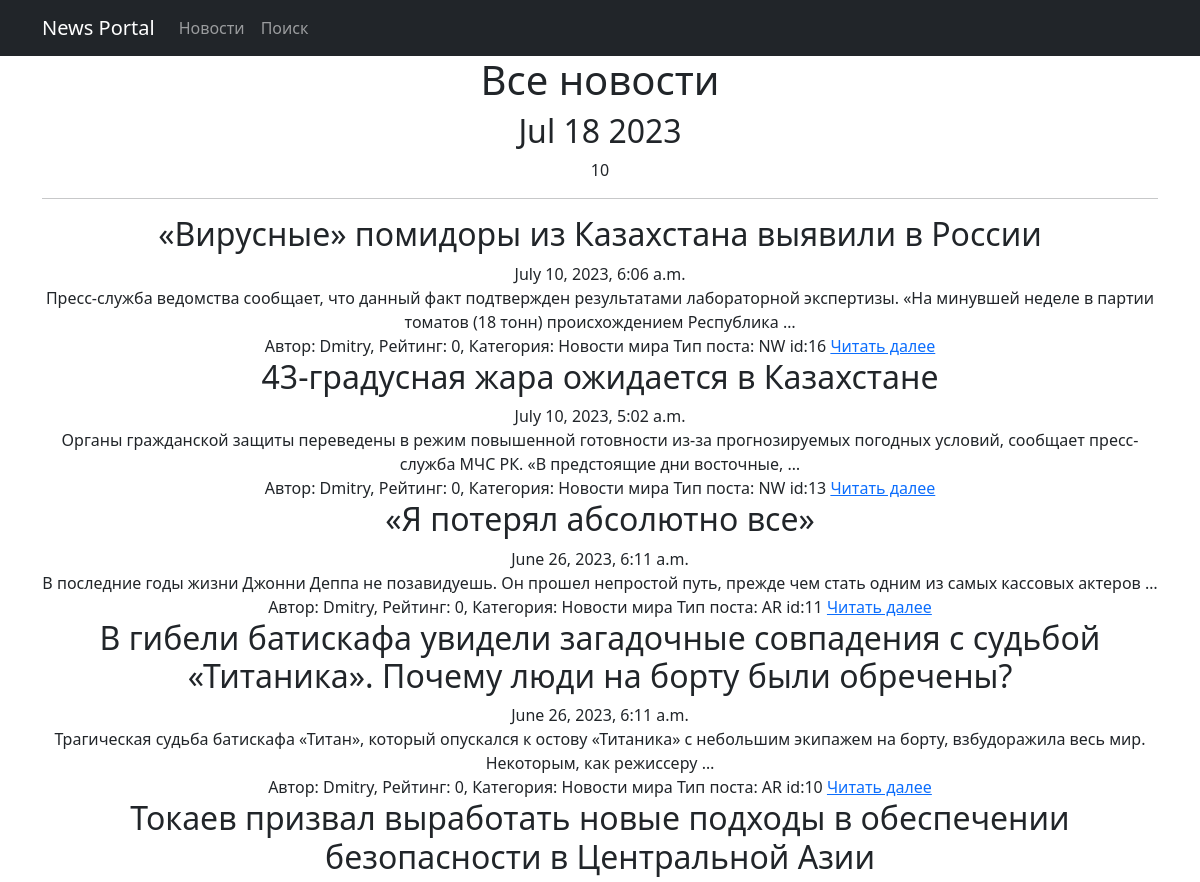
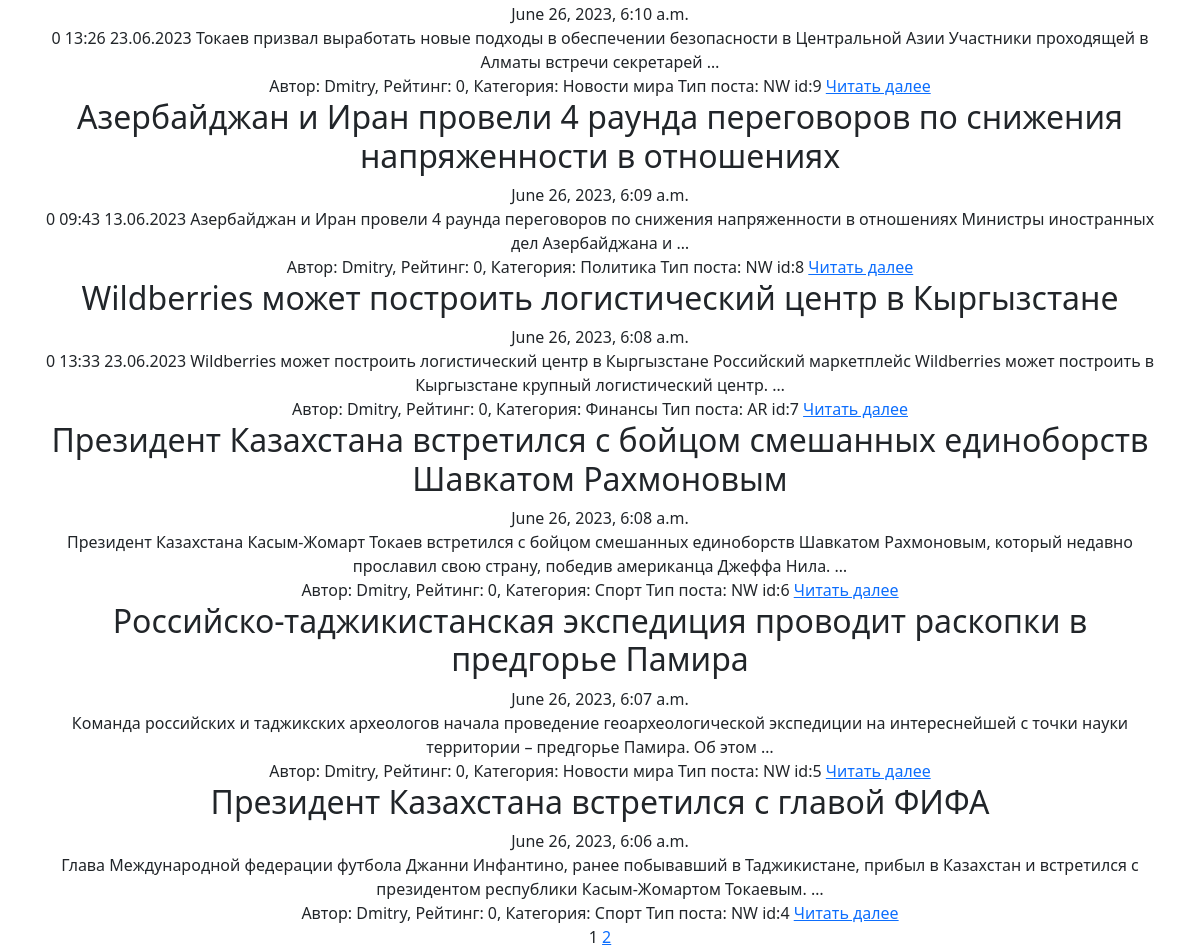
/posts/, run on an earlier commit of the app's database (2 pictures, top to bottom).
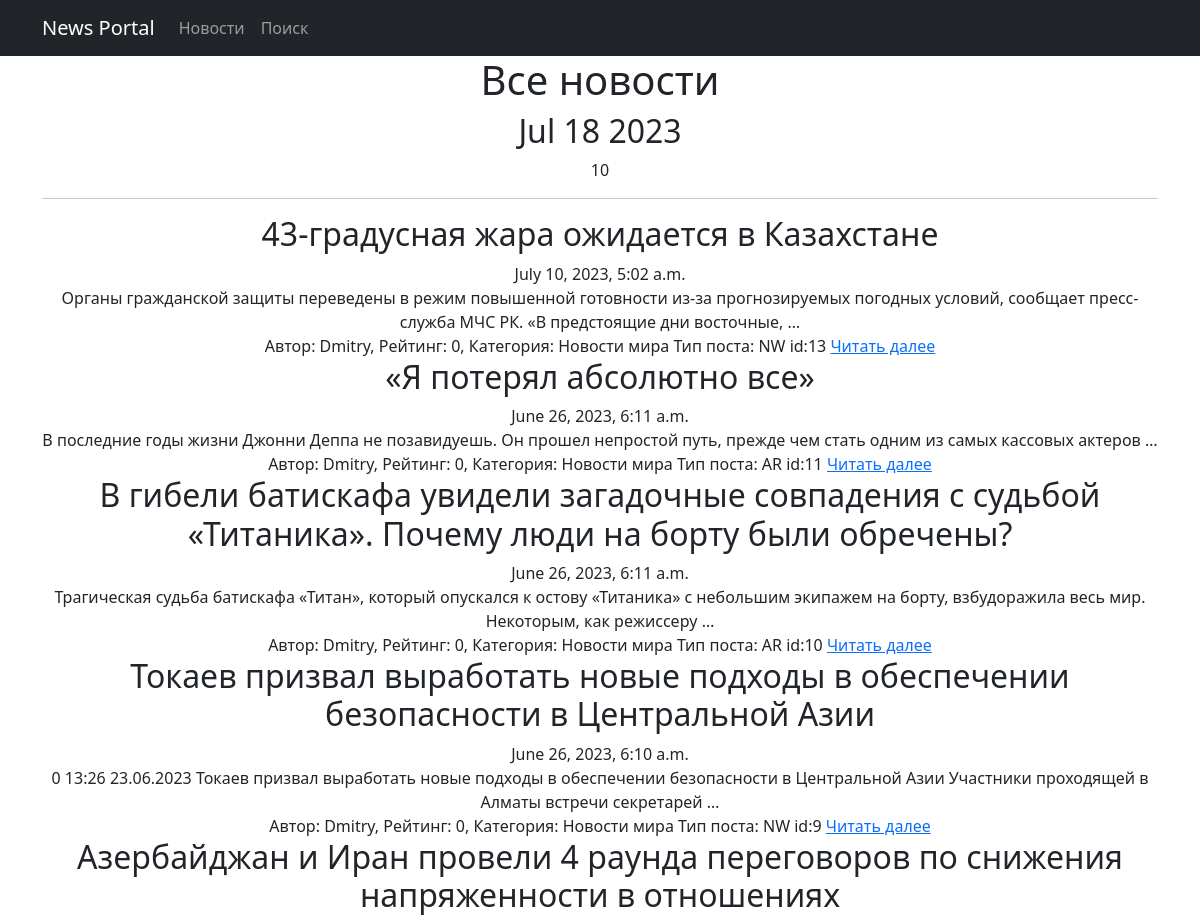
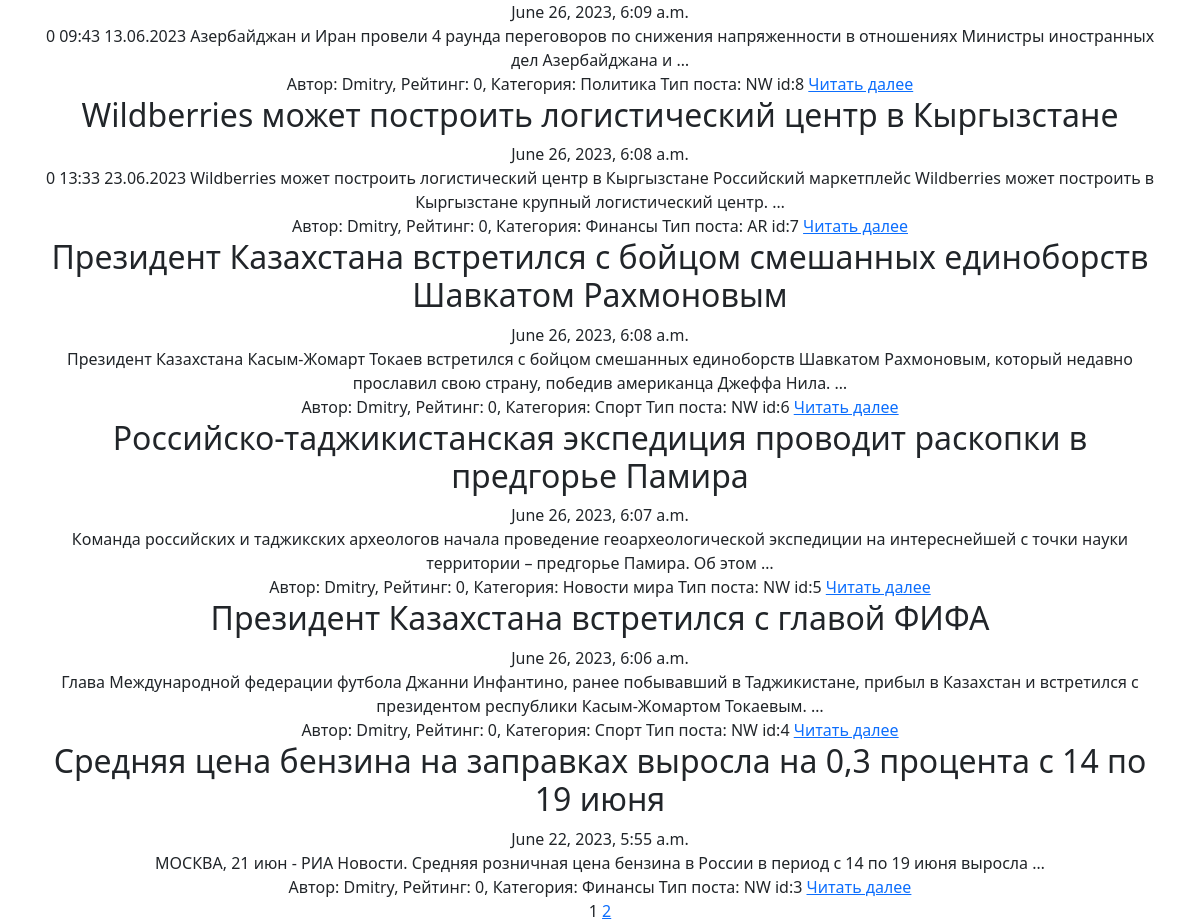
And on a later commit of the database (2 pictures, top to bottom).
### news/models.py (models this page shows, shortened)
class Post(models.Model):
    article = 'AR'
    news = 'NW'
    POST_TYPE = [
        (article, 'Статья'),
        (news, 'Новости')
    ]
    author = models.ForeignKey(Author, on_delete=models.CASCADE)
    postType = models.CharField(max_length=2, choices=POST_TYPE, default=article)
    timeDateCreation = models.DateTimeField(auto_now_add=True)
    postCategory = models.ManyToManyField(Category, through="PostCategory")
    title = models.CharField(max_length=255)
    text = models.TextField()
    postRating = models.IntegerField(default=0)

class Author(models.Model):
    user = models.OneToOneField(User, on_delete=models.CASCADE, null=True)
    authorRating = models.IntegerField(default=0)
    def __str__(self):
        return f'{self.user}'

class PostCategory(models.Model):
    post = models.ForeignKey(Post, on_delete=models.CASCADE)
    category = models.ForeignKey(Category, on_delete=models.CASCADE)

class Category(models.Model):
    categoryName = models.CharField(max_length=64, unique=True)
    def __str__(self):
        return f'{self.categoryName}'

### news/views.py (the view)
# urls.py: path('', PostList.as_view(), name = 'posts'),
class PostList(ListView):
    model = Post
    ordering = '-timeDateCreation'
    template_name = 'post.html'
    context_object_name = 'posts_link'
    paginate_by = 10
    def get_context_data(self, **kwargs):
        context = super().get_context_data(**kwargs)
        context['is_not_authors'] = not self.request.user.groups.filter(name='authors').exists()
        context['is_authors'] = self.request.user.groups.filter(name='authors').exists()
        return context

### news/templatetags/custom_filters.py (called while the page is built)
@register.filter(name = 'censor')
def censor(value):
    censor_list = ['редиска']
    text = value.split()
    for word in text:
        if word.lower() in censor_list:
            count = len(word) - 1
            value = value.replace(word, word[0] + '*' * count)
    return(value)

### news/templatetags/custom_tags.py (called while the page is built)
@register.simple_tag()
def current_time(format_string='%b %d %Y'):
  return datetime.utcnow().strftime(format_string)

### templates/post.html (shortened to what this page needs)
{% extends 'flatpages/default.html' %}
{% load custom_filters %}
{% load custom_tags %}
{% block content %}
    <h1>Все новости</h1>
    <h2>{% current_time '%b %d %Y' %}</h2>
    <div>{{posts_link | length}}</div>
    <hr>
    {% if posts_link %}
        {% for post in posts_link %}
            <h2>{{ post.title }}</h2>
            <div>
                {{ post.timeDateCreation }}
            </div>
            <div>
                {{ post.text|truncatewords:20|censor}}
            </div>
            <div>
                Автор: {{ post.author }}, Рейтинг: {{ post.postRating }}, Категория:
                {% for cat in post.postcategory_set.all %}
                    {{ cat.category }}
                {% endfor %} Тип поста: {{ post.postType }} id:{{post.pk}}
                <a href="{{ post.pk }}">Читать далее</a>
            </div>
        {% endfor %}
    {% else %}
        <h2>Новостей нет!</h2>
    {% endif %}
    {{ page_obj.number }}
    {% if page_obj.has_next %}
        <a href="?page={{ page_obj.next_page_number }}">{{ page_obj.next_page_number }}</a>
    {% endif %}
{% endblock content %}

What changed in the data, as far as the page shows it:
removed Post: title "«Вирусные» помидоры из Казахстана выявили в России", timeDateCreation "July 10, 2023, 6:06 a.m.", text|censor "Пресс-служба ведомства сообщает, что данный факт подтвержден результатами лабораторной экспертизы. «На минувшей неделе в партии томатов (18 тонн) происхождением Республика …", author "Dmitry", postRating "0", postType "NW", pk "16"
removed PostCategory: category "Новости мира", shown under "«Вирусные» помидоры из Казахстана выявили в России"
now on this page (row unchanged): Post: title "Средняя цена бензина на заправках выросла на 0,3 процента с 14 по 19 июня", timeDateCreation "June 22, 2023, 5:55 a.m.", text|censor "МОСКВА, 21 июн - РИА Новости. Средняя розничная цена бензина в России в период с 14 по 19 июня выросла …", author "Dmitry", postRating "0", postType "NW", pk "3"
now on this page (row unchanged): PostCategory: category "Финансы", shown under "Средняя цена бензина на заправках выросла на 0,3 процента с 14 по 19 июня"
